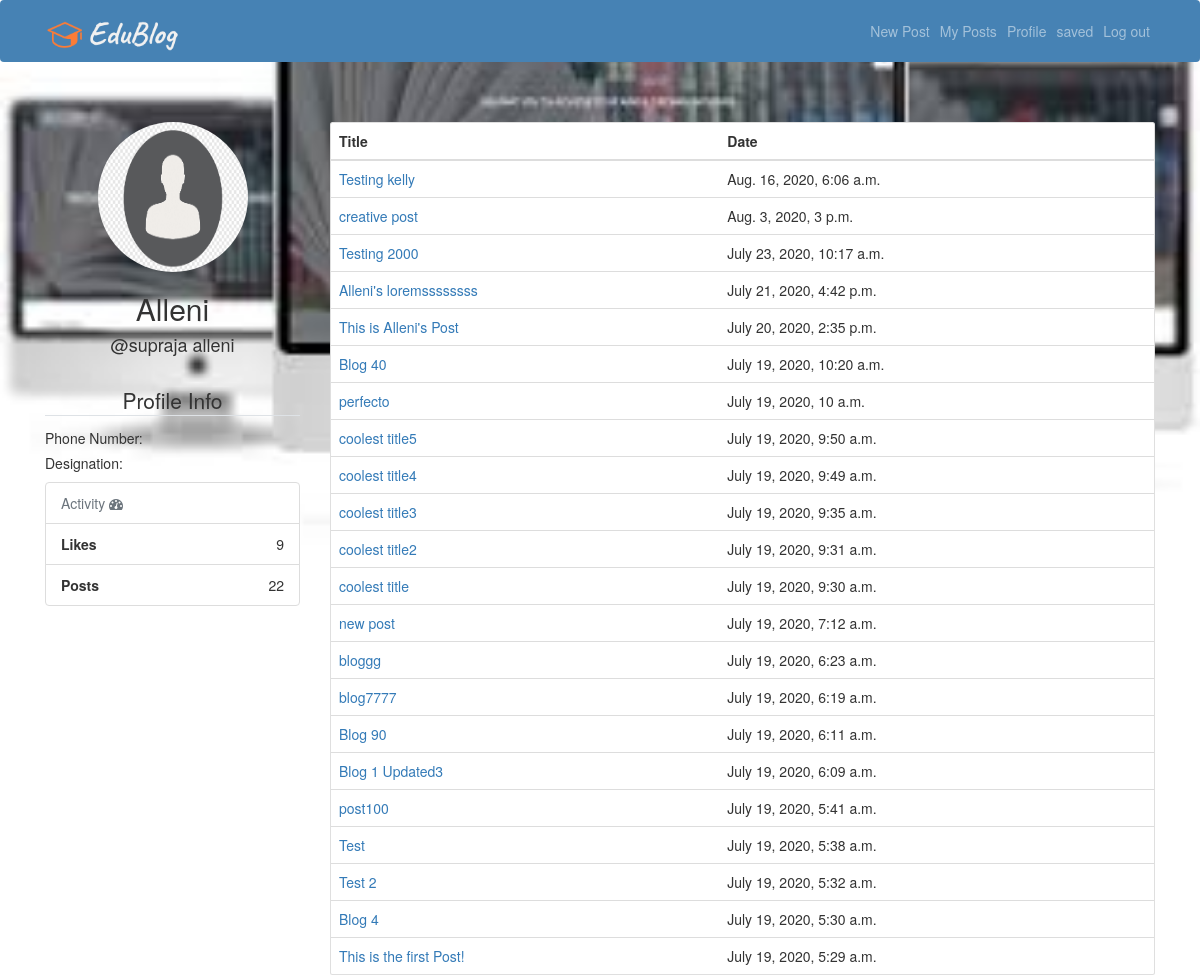
The app's page /accounts/profile/Alleni (signed in) with its own data.
### accounts/models.py (models this page shows)
class User(AbstractUser):
    is_student = models.BooleanField(default=False)
    is_faculty = models.BooleanField(default=False)
    first_name = models.CharField(max_length=100)
    last_name = models.CharField(max_length=100)

### posts/models.py (models this page shows, shortened)
class Post(models.Model):
    user = models.ForeignKey(User, related_name='posts',
                             on_delete=models.CASCADE)
    title=models.CharField(max_length=50)
    created_at = models.DateTimeField(auto_now=True)
    message =  RichTextField(blank=True,null=True)
    message_html = models.TextField(editable=False)
    likes = models.ManyToManyField(User, related_name='likes', blank=True)
    favourite = models.ManyToManyField(User, related_name='favorite', blank=True)
    class Meta:
        ordering = ['-created_at']
        unique_together = ['user', 'message']

### accounts/views.py (the view)
# urls.py: path('profile/<username>',views.profile,name='profile'),
@login_required
def profile(request,username):
    user1=get_object_or_404(User,username=username)
    posts=Post.objects.filter(user=user1)
    total_posts=posts.count()
    no_likes=user1.posts.aggregate(total_likes=Count('likes'))['total_likes']
    equal=0
    if user1.username==request.user.username:
        equal=1
    return render(request,'accounts/profile.html',{'posts':posts,'equal':equal,'user1':user1,'total_posts':total_posts,'no_likes':no_likes})

### accounts/templates/accounts/profile.html (shortened to what this page needs)
{% extends "base.html" %}
{% load static %}
{% load crispy_forms_tags %}
{% block content %}
<div class="row">
 <div class="col-md-3">
    <div class="content-section">
      <div class="media" style="text-align:center">
        <figure>
        {% if user1.faculty.image %}
        <img class="rounded-circle account-img" style="width: 150px;height: 150px;" src="{{ user1.faculty.image.url }}" >
        {% else %}
        <img class="rounded-circle account-img" style="width: 150px;height: 150px;" src="{% static 'deault/default_profile.png' %}">
        {% endif %}
        <div class="media-body text-center">
          <figcaption><h2 class="account-heading">{{ user1.username }}</h2></figcaption>
          <figcaption><h4>@{{user1.first_name}} {{user1.last_name}}</h4></figcaption>
        </figure>
        </div>
        <br>
        <legend class="border-bottom mb-4 text-center">Profile Info</legend>
        <h5>Phone Number: {{user1.faculty.phone_number}}</h5>
        <h5>Designation: {{user1.faculty.designation}}</h5>
        <ul class="list-group">
          <li class="list-group-item text-muted">Activity <i class="fa fa-dashboard fa-1x"></i></li>
          <li class="list-group-item text-right"><span class="pull-left"><strong>Likes</strong></span> {{no_likes}}</li>
          <li class="list-group-item text-right"><span class="pull-left"><strong>Posts</strong></span> {{total_posts}}</li>
        </ul>
        </div>
  </div>
  <div class="col-md-9">
    <div class="card">
      <table class="table mb-0">
        <thead>
          <tr>
            <th>Title</th>
            <th>Date</th>
          </tr>
        </thead>
        <tbody>
          {% for post in posts %}
            <tr>
              <td class="align-middle"><a href="{% url 'posts:post-detail' post.pk %}">{{ post.title }}</a></td>
              <td class="align-middle">{{post.created_at }}</td>
            </tr>
          {% empty %}
            <tr>
              <td class="bg-light text-center font-italic" colspan="5">You haven't created any post yet.</td>
            </tr>
          {% endfor %}
        </tbody>
      </table>
    </div>
  </div>
</div>
{% endblock content %}

### records on screen
User: username "Alleni", first_name "supraja", last_name "alleni"
Post: title "Testing kelly", created_at "Aug. 16, 2020, 6:06 a.m."
Post: title "creative post", created_at "Aug. 3, 2020, 3 p.m."
Post: title "Testing 2000", created_at "July 23, 2020, 10:17 a.m."
Post: title "Alleni's loremssssssss", created_at "July 21, 2020, 4:42 p.m."
Post: title "This is Alleni's Post", created_at "July 20, 2020, 2:35 p.m."
Post: title "Blog 40", created_at "July 19, 2020, 10:20 a.m."
Post: title "perfecto", created_at "July 19, 2020, 10 a.m."
Post: title "coolest title5", created_at "July 19, 2020, 9:50 a.m."
Post: title "coolest title4", created_at "July 19, 2020, 9:49 a.m."
Post: title "coolest title3", created_at "July 19, 2020, 9:35 a.m."
Post: title "coolest title2", created_at "July 19, 2020, 9:31 a.m."
Post: title "coolest title", created_at "July 19, 2020, 9:30 a.m."
Post: title "new post", created_at "July 19, 2020, 7:12 a.m."
Post: title "bloggg", created_at "July 19, 2020, 6:23 a.m."
Post: title "blog7777", created_at "July 19, 2020, 6:19 a.m."
Post: title "Blog 90", created_at "July 19, 2020, 6:11 a.m."
Post: title "Blog 1 Updated3", created_at "July 19, 2020, 6:09 a.m."
Post: title "post100", created_at "July 19, 2020, 5:41 a.m."
Post: title "Test", created_at "July 19, 2020, 5:38 a.m."
Post: title "Test 2", created_at "July 19, 2020, 5:32 a.m."
Post: title "Blog 4", created_at "July 19, 2020, 5:30 a.m."
Post: title "This is the first Post!", created_at "July 19, 2020, 5:29 a.m."

### other values on screen
{{ no_likes }} "9"
{{ total_posts }} "22"
